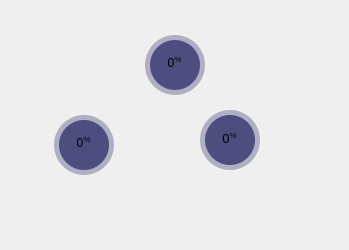
                                  <widget class="QFrame" name="mani_container">
                                   <property name="minimumSize">
                                    <size>
                                     <width>0</width>
                                     <height>250</height>
                                    </size>
                                   </property>
                                   <property name="frameShape">
                                    <enum>QFrame::NoFrame</enum>
                                   </property>
                                   <property name="frameShadow">
                                    <enum>QFrame::Raised</enum>
                                   </property>
                                   <widget class="QLabel" name="manipulator_img">
                                    <property name="geometry">
                                     <rect>
                                      <x>20</x>
                                      <y>30</y>
                                      <width>320</width>
                                      <height>150</height>
                                     </rect>
                                    </property>
                                    <property name="minimumSize">
                                     <size>
                                      <width>320</width>
                                      <height>0</height>
                                     </size>
                                    </property>
                                    <property name="maximumSize">
                                     <size>
                                      <width>320</width>
                                      <height>150</height>
                                     </size>
                                    </property>
                                    <property name="sizeIncrement">
                                     <size>
                                      <width>0</width>
                                      <height>0</height>
                                     </size>
                                    </property>
                                    <property name="text">
                                     <string/>
                                    </property>
                                    <property name="pixmap">
                                     <pixmap resource="resources.qrc">:/images/images/manipulator.png</pixmap>
                                    </property>
                                    <property name="scaledContents">
                                     <bool>true</bool>
                                    </property>
                                   </widget>
                                   <widget class="QFrame" name="mani_circle_2">
                                    <property name="geometry">
                                     <rect>
                                      <x>150</x>
                                      <y>40</y>
                                      <width>50</width>
                                      <height>50</height>
                                     </rect>
                                    </property>
                                    <property name="styleSheet">
                                     <string notr="true">QFrame { border-radius: 25px; background-color: rgba(77, 77, 127, 255); }</string>
                                    </property>
                                    <property name="frameShape">
                                     <enum>QFrame::StyledPanel</enum>
                                    </property>
                                    <property name="frameShadow">
                                     <enum>QFrame::Raised</enum>
                                    </property>
                                    <widget class="QLabel" name="mani_percentage_2">
                                     <property name="geometry">
                                      <rect>
                                       <x>6</x>
                                       <y>13</y>
                                       <width>37</width>
                                       <height>21</height>
                                      </rect>
                                     </property>
                                     <property name="font">
                                      <font>
                                       <family>Segoe UI</family>
                                       <pointsize>10</pointsize>
                                       <weight>50</weight>
                                       <italic>false</italic>
                                       <bold>false</bold>
                                      </font>
                                     </property>
                                     <property name="autoFillBackground">
                                      <bool>false</bool>
                                     </property>
                                     <property name="text">
                                      <string>&lt;html&gt;&lt;head/&gt;&lt;body&gt;&lt;p&gt;&lt;span style=&quot; font-size:9pt;&quot;&gt;0&lt;/span&gt;&lt;span style=&quot; font-size:9pt; vertical-align:super;&quot;&gt;%&lt;/span&gt;&lt;/p&gt;&lt;/body&gt;&lt;/html&gt;</string>
                                     </property>
                                     <property name="scaledContents">
                                      <bool>false</bool>
                                     </property>
                                     <property name="alignment">
                                      <set>Qt::AlignCenter</set>
                                     </property>
                                     <property name="wordWrap">
                                      <bool>false</bool>
                                     </property>
                                    </widget>
                                   </widget>
                                   <widget class="QFrame" name="mani_1">
                                    <property name="geometry">
                                     <rect>
                                      <x>145</x>
                                      <y>35</y>
                                      <width>60</width>
                                      <height>60</height>
                                     </rect>
                                    </property>
                                    <property name="styleSheet">
                                     <string notr="true">QFrame { border-radius: 30px; background-color: rgba(77, 77, 127, 100); }</string>
                                    </property>
                                    <property name="frameShape">
                                     <enum>QFrame::NoFrame</enum>
                                    </property>
                                    <property name="frameShadow">
                                     <enum>QFrame::Raised</enum>
                                    </property>
                                   </widget>
                                   <widget class="QFrame" name="mani_2">
                                    <property name="geometry">
                                     <rect>
                                      <x>200</x>
                                      <y>110</y>
                                      <width>60</width>
                                      <height>60</height>
                                     </rect>
                                    </property>
                                    <property name="styleSheet">
                                     <string notr="true">QFrame { border-radius: 30px; background-color: rgba(77, 77, 127, 100); }</string>
                                    </property>
                                    <property name="frameShape">
                                     <enum>QFrame::NoFrame</enum>
                                    </property>
                                    <property name="frameShadow">
                                     <enum>QFrame::Raised</enum>
                                    </property>
                                   </widget>
                                   <widget class="QFrame" name="mani_circle_3">
                                    <property name="geometry">
                                     <rect>
                                      <x>205</x>
                                      <y>115</y>
                                      <width>50</width>
                                      <height>50</height>
                                     </rect>
                                    </property>
                                    <property name="styleSheet">
                                     <string notr="true">QFrame { border-radius: 25px; background-color: rgba(77, 77, 127, 255); }</string>
                                    </property>
                                    <property name="frameShape">
                                     <enum>QFrame::StyledPanel</enum>
                                    </property>
                                    <property name="frameShadow">
                                     <enum>QFrame::Raised</enum>
                                    </property>
                                    <widget class="QLabel" name="mani_percentage_3">
                                     <property name="geometry">
                                      <rect>
                                       <x>6</x>
                                       <y>13</y>
                                       <width>37</width>
                                       <height>21</height>
                                      </rect>
                                     </property>
                                     <property name="font">
                                      <font>
                                       <family>Segoe UI</family>
                                       <pointsize>10</pointsize>
                                       <weight>50</weight>
                                       <italic>false</italic>
                                       <bold>false</bold>
                                      </font>
                                     </property>
                                     <property name="autoFillBackground">
                                      <bool>false</bool>
                                     </property>
                                     <property name="text">
                                      <string>&lt;html&gt;&lt;head/&gt;&lt;body&gt;&lt;p&gt;0&lt;span style=&quot; vertical-align:super;&quot;&gt;%&lt;/span&gt;&lt;/p&gt;&lt;/body&gt;&lt;/html&gt;</string>
                                     </property>
                                     <property name="scaledContents">
                                      <bool>false</bool>
                                     </property>
                                     <property name="alignment">
                                      <set>Qt::AlignCenter</set>
                                     </property>
                                     <property name="wordWrap">
                                      <bool>false</bool>
                                     </property>
                                    </widget>
                                   </widget>
                                   <widget class="QFrame" name="mani_3">
                                    <property name="geometry">
                                     <rect>
                                      <x>54</x>
                                      <y>115</y>
                                      <width>60</width>
                                      <height>60</height>
                                     </rect>
                                    </property>
                                    <property name="styleSheet">
                                     <string notr="true">QFrame { border-radius: 30px; background-color: rgba(77, 77, 127, 100); }</string>
                                    </property>
                                    <property name="frameShape">
                                     <enum>QFrame::NoFrame</enum>
                                    </property>
                                    <property name="frameShadow">
                                     <enum>QFrame::Raised</enum>
                                    </property>
                                   </widget>
                                   <widget class="QFrame" name="mani_circle_1">
                                    <property name="geometry">
                                     <rect>
                                      <x>59</x>
                                      <y>120</y>
                                      <width>50</width>
                                      <height>50</height>
                                     </rect>
                                    </property>
                                    <property name="styleSheet">
                                     <string notr="true">QFrame { border-radius: 25px; background-color: rgba(77, 77, 127, 255); }</string>
                                    </property>
                                    <property name="frameShape">
                                     <enum>QFrame::StyledPanel</enum>
                                    </property>
                                    <property name="frameShadow">
                                     <enum>QFrame::Raised</enum>
                                    </property>
                                    <widget class="QLabel" name="mani_percentage_1">
                                     <property name="geometry">
                                      <rect>
                                       <x>6</x>
                                       <y>13</y>
                                       <width>37</width>
                                       <height>21</height>
                                      </rect>
                                     </property>
                                     <property name="font">
                                      <font>
                                       <family>Segoe UI</family>
                                       <pointsize>10</pointsize>
                                       <weight>50</weight>
                                       <italic>false</italic>
                                       <bold>false</bold>
                                      </font>
                                     </property>
                                     <property name="autoFillBackground">
                                      <bool>false</bool>
                                     </property>
                                     <property name="text">
                                      <string>&lt;html&gt;&lt;head/&gt;&lt;body&gt;&lt;p&gt;&lt;span style=&quot; font-size:9pt;&quot;&gt;0&lt;/span&gt;&lt;span style=&quot; font-size:9pt; vertical-align:super;&quot;&gt;%&lt;/span&gt;&lt;/p&gt;&lt;/body&gt;&lt;/html&gt;</string>
                                     </property>
                                     <property name="scaledContents">
                                      <bool>false</bool>
                                     </property>
                                     <property name="alignment">
                                      <set>Qt::AlignCenter</set>
                                     </property>
                                     <property name="wordWrap">
                                      <bool>false</bool>
                                     </property>
                                    </widget>
                                   </widget>
                                   <zorder>mani_1</zorder>
                                   <zorder>manipulator_img</zorder>
                                   <zorder>mani_circle_2</zorder>
                                   <zorder>mani_2</zorder>
                                   <zorder>mani_circle_3</zorder>
                                   <zorder>mani_3</zorder>
                                   <zorder>mani_circle_1</zorder>
                                  </widget>
